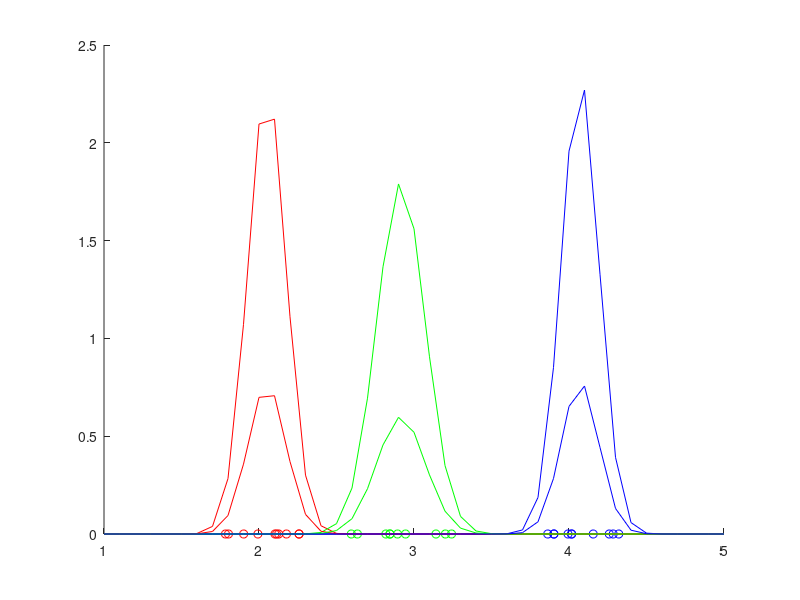
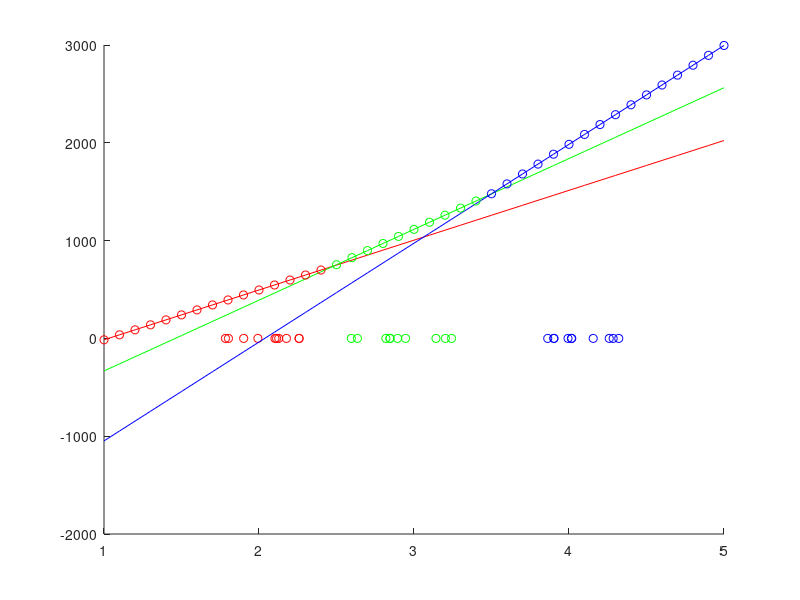

Source code (MATLAB) for these figures, in order:
%%% ----------- Initialise--------------------%
clear ;
close all;
clc
%%%%%%%%%%%%%%%%%%%%%%%%%%%%%%%%%%%%%%%%%%%%%%


standardDeviation = 0.2;
mean1=2;
mean2=3;
mean3=4;

data1=normrnd(mean1,standardDeviation,[1 10]);
data2=normrnd(mean2,standardDeviation,[1 10]);
data3=normrnd(mean3,standardDeviation,[1 10]);

data1=sort(data1);
data2=sort(data2);
data3=sort(data3);

axis = zeros(size(data1));

scatter(data1,axis,'r')
hold on
scatter(data2,axis,'g')
hold on
scatter(data3,axis,'b')
hold on;

hold on;
trainingMean1=mean(data1);
trainingMean2=mean(data2);
trainingMean3=mean(data3);
trainingStandardDeviation1=var(data1);
trainingStandardDeviation2=var(data2);
trainingStandardDeviation3=var(data3);
testData = [1:0.1:5];
axis=zeros(size(testData));

h1 = exp(-1*((testData-trainingMean1).^2)./trainingStandardDeviation1)./((2*pi*trainingStandardDeviation1)^0.5);
h2 = exp(-1*((testData-trainingMean2).^2)./trainingStandardDeviation2)./((2*pi*trainingStandardDeviation2)^0.5);
h3 = exp(-1*((testData-trainingMean3).^2)./trainingStandardDeviation3)./((2*pi*trainingStandardDeviation3)^0.5);


plot(testData,h1,'r',testData,h2,'g',testData,h3,'b')
hold on;
plot(testData,h1./3,'r',testData,h2./3,'g',testData,h3./3,'b')


figure;
sigma= (trainingStandardDeviation1+trainingStandardDeviation2+trainingStandardDeviation3)/27;
e1 = testData*(1/sigma)*trainingMean1 - (trainingMean1*(1/sigma)*trainingMean1)/2 + log(1/3);
e2 = testData*(1/sigma)*trainingMean2 - (trainingMean2*(1/sigma)*trainingMean2)/2 + log(1/3);
e3 = testData*(1/sigma)*trainingMean3 - (trainingMean3*(1/sigma)*trainingMean3)/2 + log(1/3);

axis = zeros(size(data1));

scatter(data1,axis,'r')
hold on
scatter(data2,axis,'g')
hold on
scatter(data3,axis,'b')
hold on;

plot(testData,e1,'r',testData,e2,'g',testData,e3,'b')
hold on;
comb = [e1;e2;e3];
[val,index] = max(comb);
scatter(testData(index==1),e1(index==1),'r')
hold on;
scatter(testData(index==2),e2(index==2),'g')
hold on;
scatter(testData(index==3),e3(index==3),'b')
